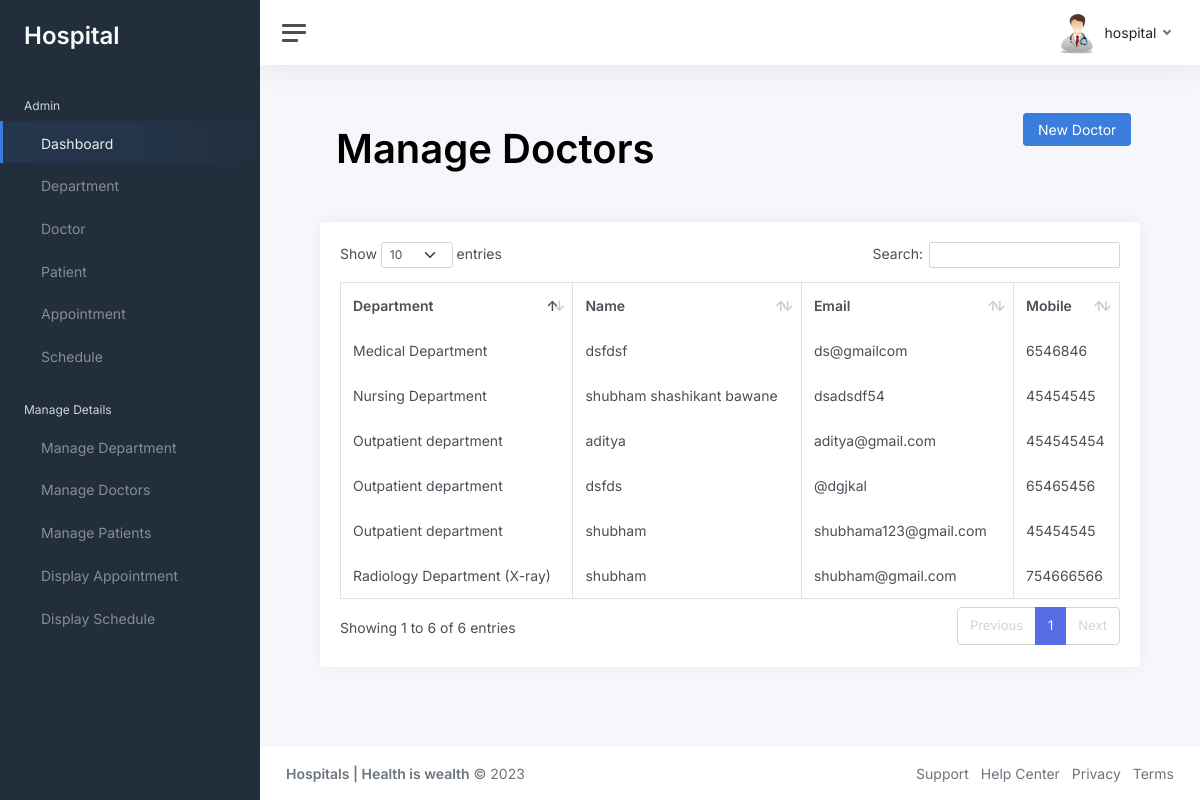
The app's page /manage_doctor/ (signed in) with its own data.
### hosp_admins/models.py (models this page shows, shortened)
class Doctor(models.Model):
    dr_name = models.CharField(max_length=50)
    dr_email = models.CharField(max_length=50)
    dr_addr = models.CharField(max_length=50)
    dr_mobile = models.CharField(max_length=50)
    dr_gender = models.CharField(max_length=50)
    dr_age = models.CharField(max_length=50)
    dr_exprience = models.CharField(max_length=50)
    dr_depart = models.CharField(max_length=50, null=True)

### hosp_admins/views.py (the view)
# urls.py: path('manage_doctor/', views.manage_doctor),
@login_required(login_url='/login')
def manage_doctor(request):
    obj1 = Departments.objects.all()
    obj = Doctor.objects.all()
    return render(request, 'manage_doctor.html',{'obj':obj, 'obj1':obj1})

### template/manage_doctor.html (shortened to what this page needs)
{% load static %}
{% include 'header.html' %}
<main class="content">
    <div class="main-content">
        <div class="page-content">
            <div class="container-fluid">
                <div class="row">
                    <div class="col-12">
                        <div class="page-title-box d-sm-flex align-items-center justify-content-between">
                          <div class="col-12">
                            <div class="row">
                                <div class="page-title-end col">
                                    <ol class="breadcrumb">
                                        <h2 class="fw-semibold display-6 mb-0">Manage Doctors</h2>
                                    </ol>
                                </div>
                                <div class="col-2">
                                  <button type="button" onclick="new_doctor_modal()" class="btn btn-primary" >New Doctor</button>
                                </div>
                            </div>
                          </div>
                        </div>
                    </div>
                </div>
<br>
                <div class="row">
                    <div class="col-12">
                        <div class="card">
                            <div class="card-body">
                                <table id="datatable" class="table table-bordered dt-responsive  nowrap w-100">
                                    <thead>
                                    <tr>
                                        <th>Department</th>
                                        <th> Name</th>
                                        <th>Email</th>
                                        <th>Mobile</th>
                                    </tr>
                                    </thead>
                                    <tbody>
                                        {% for i in obj %}
                                  <tr>
                                    <td>{{i.dr_depart }}</td>
                                    <td>{{i.dr_name }}</td>
                                    <td>{{i.dr_email }}</td>
                                    <td>{{i.dr_mobile }}</td>
                                  </tr>
                                  {% endfor %}
                                </tbody>
                                </table>
                            </div>
                        </div>
                    </div>
                </div>
            </div>
        </div>
    </div>
</main>
{% include 'footer.html' %}

### template/header.html (shortened to what this page needs)
{% load static %}
<!DOCTYPE html>
<html lang="en">
<head>
  <link rel="stylesheet" href="https://cdnjs.cloudflare.com/ajax/libs/bootstrap/5.2.3/css/bootstrap.min.css"
 />
  <link href="//maxcdn.bootstrapcdn.com/font-awesome/4.1.0/css/font-awesome.min.css" rel="stylesheet">
  <link rel="stylesheet" type="text/css"
    href="{% static 'assets/libs/datatables.net-bs4/css/dataTables.bootstrap4.min.css' %}" />
  <link rel="stylesheet" type="text/css"
    href="{% static 'assets/libs/datatables.net-buttons-bs4/css/buttons.bootstrap4.min.css' %}" />
  <link href="{% static 'assets/css/icons.min.css' %}" rel="stylesheet" />
  <link href="{% static 'assets/libs/datatables.net-responsive-bs4/css/responsive.bootstrap4.min.css' %}"
    rel="stylesheet" type="text/css" />
  <link href="{% static 'assets/css/bootstrap.min.css' %}" id="bootstrap-style" rel="stylesheet" type="text/css" />
  <link rel="stylesheet" type="text/css" href="{% static 'assets/libs/select2/css/select2.min.css' %}" />
  <link href="{% static 'css/app.css' %} " rel="stylesheet">
  <link href="{% static 'assets/libs/datatables.net-responsive-bs4/css/responsive.bootstrap4.min.css' %}"
    rel="stylesheet" type="text/css" />
  <link rel="stylesheet" type="text/css"
    href="{% static 'assets/libs/datatables.net-bs4/css/dataTables.bootstrap4.min.css' %}" />
  <link rel="stylesheet" type="text/css"
    href="{% static 'assets/libs/datatables.net-buttons-bs4/css/buttons.bootstrap4.min.css' %}" />
</head>
<body>
  <div class="wrapper">
    <nav id="sidebar" class="sidebar js-sidebar">
      <div class="sidebar-content js-simplebar">
        <a class="sidebar-brand" href="index.html">
          <span class="align-middle" style="font-size: x-large;">Hospital</span>
        </a>
        <ul class="sidebar-nav">
          <li class="sidebar-header">
            Admin
          </li>
          <li class="sidebar-item active">
            <a class="sidebar-link" href="/dashboard">
               <span class="align-middle">Dashboard</span>
            </a>
          </li>
          <li class="sidebar-item">
            <a class="sidebar-link" href="/department">
               <span class="align-middle">Department</span>
            </a>
          </li>
          <li class="sidebar-item">
            <a class="sidebar-link" href="/doctor">
               <span class="align-middle">Doctor</span>
            </a>
          </li>
          <li class="sidebar-item">
            <a class="sidebar-link" href="/patient">
               <span class="align-middle">Patient</span>
            </a>
          </li>
          <li class="sidebar-item">
            <a class="sidebar-link" href="/appointment">
               <span class="align-middle">Appointment</span>
            </a>
          </li>
          <li class="sidebar-item">
            <a class="sidebar-link" href="/schedule">
               <span class="align-middle">Schedule</span>
            </a>
          </li>
          <li class="sidebar-header">
            Manage Details
          </li>
          <li class="sidebar-item">
            <a class="sidebar-link" href="/manage_department">
               <span class="align-middle">Manage Department</span>
            </a>
          </li>
          <li class="sidebar-item">
            <a class="sidebar-link" href="/manage_doctor">
               <span class="align-middle">Manage Doctors</span>
            </a>
          </li>
          <li class="sidebar-item">
            <a class="sidebar-link" href="/manage_patients">
               <span class="align-middle">Manage Patients</span>
            </a>
          </li>
          <li class="sidebar-item">
            <a class="sidebar-link" href="/display_appointment">
               <span class="align-middle">Display Appointment</span>
            </a>
          </li>
          <li class="sidebar-item">
            <a class="sidebar-link" href="/display_schedule">
               <span class="align-middle">Display Schedule</span>
            </a>
          </li>
      </div>
    </nav>
    <div class="main">
      <nav class="navbar navbar-expand navbar-light navbar-bg">
        <a class="sidebar-toggle js-sidebar-toggle">
          <i class="hamburger align-self-center"></i>
        </a>
        <div class="navbar-collapse collapse">
          <ul class="navbar-nav navbar-align">
            <li class="nav-item dropdown">
              <a class="nav-link dropdown-toggle d-none d-sm-inline-block" href="#" data-bs-toggle="dropdown">
                <img src="{% static 'img/avatars/avatar.jpg' %} " class="avatar img-fluid rounded me-1"
                  alt="Charles Hall" /> <span class="text-dark">{{request.user.username}}</span>
              </a>
            </li>
          </ul>
        </div>
      </nav>

### records on screen
Doctor: dr_depart "Outpatient department", dr_name "aditya", dr_email "aditya@gmail.com", dr_mobile "454545454"
Doctor: dr_depart "Medical Department", dr_name "dsfdsf", dr_email "ds@gmailcom", dr_mobile "6546846"
Doctor: dr_depart "Outpatient department", dr_name "dsfds", dr_email "@dgjkal", dr_mobile "65465456"
Doctor: dr_depart "Radiology Department (X-ray)", dr_name "shubham", dr_email "shubham@gmail.com", dr_mobile "754666566"
Doctor: dr_depart "Nursing Department", dr_name "shubham shashikant bawane", dr_email "dsadsdf54", dr_mobile "45454545"
Doctor: dr_depart "Outpatient department", dr_name "shubham", dr_email "shubhama123@gmail.com", dr_mobile "45454545"

### other values on screen
{{ request.user.username }} "hospital"
